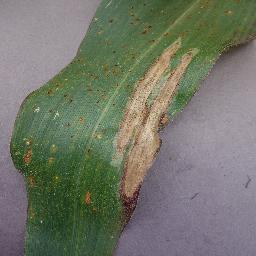
#> input picture data/Blight/39d7cc50-1271-4196-8a7b-ac11b470fe1f___RS_NLB 4163_180deg.JPG, 256 x 256 px; its folder holds only this picture in this run
$ python eda_corn_diseases.py
#> lines starting #> are read from the running program, lines starting #| are printed output that depends on the picture
import os
import numpy as np
import pandas as pd
import matplotlib.pyplot as plt
import seaborn as sns
from PIL import Image
from pathlib import Path
from collections import Counter
import warnings
warnings.filterwarnings('ignore')

# Configuración
DATA_DIR = Path('data')
CLASSES = ['Blight', 'Common_Rust', 'Gray_Leaf_Spot', 'Healthy']
SAMPLE_SIZE = 500  # Para estadísticas de imágenes

def analyze_dataset_distribution():
    """Análisis de distribución de clases"""
    print("=" * 60)
    print("1. DISTRIBUCIÓN DE CLASES")
    print("=" * 60)

    class_counts = {}
    for cls in CLASSES:
        files = list((DATA_DIR / cls).glob('*'))
        class_counts[cls] = len(files)

    df = pd.DataFrame(list(class_counts.items()), columns=['Clase', 'Cantidad'])
    df['Porcentaje'] = (df['Cantidad'] / df['Cantidad'].sum() * 100).round(2)
    print(df.to_string(index=False))
    print(f"\nTotal de imágenes: {df['Cantidad'].sum()}")
    print(f"Balanceo: {(df['Cantidad'].min() / df['Cantidad'].max() * 100):.2f}%")

    return df

def analyze_image_properties():
    """Análisis de propiedades de las imágenes"""
    print("\n" + "=" * 60)
    print("2. PROPIEDADES DE LAS IMÁGENES")
    print("=" * 60)

    properties = []
    for cls in CLASSES:
        files = list((DATA_DIR / cls).glob('*'))[:SAMPLE_SIZE]
        for file in files:
            try:
                img = Image.open(file)
#> img is the input picture: PIL image 256x256 RGB; mean R, G, B 114.7, 118.5, 104.9
                properties.append({
                    'clase': cls,
                    'ancho': img.width,
                    'alto': img.height,
                    'modo': img.mode,
                    'aspecto': img.width / img.height,
                    'tamaño_kb': os.path.getsize(file) / 1024
                })
            except:
                pass

    df = pd.DataFrame(properties)

    # Resumen por clase
    print("\n--- Dimensiones por clase ---")
    for cls in CLASSES:
        cls_data = df[df['clase'] == cls]
        print(f"\n{cls}:")
        print(f"  Ancho: {cls_data['ancho'].mean():.1f} ± {cls_data['ancho'].std():.1f} px")
        print(f"  Alto: {cls_data['alto'].mean():.1f} ± {cls_data['alto'].std():.1f} px")
        print(f"  Ratio aspecto: {cls_data['aspecto'].mean():.3f} ± {cls_data['aspecto'].std():.3f}")
        print(f"  Tamaño: {cls_data['tamaño_kb'].mean():.1f} ± {cls_data['tamaño_kb'].std():.1f} KB")

    # Dimensiones únicas
    print("\n--- Resoluciones únicas ---")
    resolutions = df.groupby(['ancho', 'alto']).size().reset_index(name='count')
#> resolutions = table of 2 rows and 3 columns
    resolutions = resolutions.sort_values('count', ascending=False).head(10)
    for _, row in resolutions.iterrows():
        print(f"  {int(row['ancho'])}x{int(row['alto'])}: {row['count']} imágenes")

    # Modos de color
    print("\n--- Modos de color ---")
    mode_counts = Counter(df['modo'])
    for mode, count in mode_counts.most_common():
        print(f"  {mode}: {count} ({count/len(df)*100:.1f}%)")

    return df

def analyze_pixel_statistics():
    """Análisis estadístico de píxeles"""
    print("\n" + "=" * 60)
    print("3. ESTADÍSTICAS DE PÍXELES")
    print("=" * 60)

    stats = []
    for cls in CLASSES:
        files = list((DATA_DIR / cls).glob('*'))[:SAMPLE_SIZE]
        for file in files:
            try:
                img = np.array(Image.open(file).convert('RGB'))
                stats.append({
                    'clase': cls,
                    'media_r': img[:,:,0].mean(),
                    'media_g': img[:,:,1].mean(),
                    'media_b': img[:,:,2].mean(),
                    'std_r': img[:,:,0].std(),
                    'std_g': img[:,:,1].std(),
                    'std_b': img[:,:,2].std(),
                    'brillo': img.mean(),
                    'contraste': img.std()
                })
            except:
                pass

    df = pd.DataFrame(stats)

    print("\n--- Estadisticas por canal RGB ---")
    for cls in CLASSES:
        cls_data = df[df['clase'] == cls]
        print(f"\n{cls}:")
        print(f"  R: media={cls_data['media_r'].mean():.2f}, std={cls_data['std_r'].mean():.2f}")
        print(f"  G: media={cls_data['media_g'].mean():.2f}, std={cls_data['std_g'].mean():.2f}")
        print(f"  B: media={cls_data['media_b'].mean():.2f}, std={cls_data['std_b'].mean():.2f}")
        print(f"  Brillo: {cls_data['brillo'].mean():.2f} +/- {cls_data['brillo'].std():.2f}")
        print(f"  Contraste: {cls_data['contraste'].mean():.2f} +/- {cls_data['contraste'].std():.2f}")

    return df

def create_visualizations(dist_df, prop_df, pixel_df):
    """Crear visualizaciones"""
    print("\n" + "=" * 60)
    print("4. GENERANDO VISUALIZACIONES")
    print("=" * 60)

    fig = plt.figure(figsize=(20, 12))

    # 1. Distribución de clases
    ax1 = plt.subplot(3, 4, 1)
    sns.barplot(data=dist_df, x='Clase', y='Cantidad', palette='viridis', ax=ax1)
    ax1.set_title('Distribución de Clases', fontsize=12, fontweight='bold')
    ax1.set_xticklabels(ax1.get_xticklabels(), rotation=45, ha='right')

    # 2. Proporción de clases
    ax2 = plt.subplot(3, 4, 2)
    ax2.pie(dist_df['Cantidad'], labels=dist_df['Clase'], autopct='%1.1f%%', startangle=90)
    ax2.set_title('Proporción de Clases', fontsize=12, fontweight='bold')

    # 3. Distribución de anchos
    ax3 = plt.subplot(3, 4, 3)
    for cls in CLASSES:
        data = prop_df[prop_df['clase'] == cls]['ancho']
        ax3.hist(data, alpha=0.5, label=cls, bins=20)
    ax3.set_title('Distribución de Anchos', fontsize=12, fontweight='bold')
    ax3.set_xlabel('Ancho (px)')
    ax3.legend(fontsize=8)

    # 4. Distribución de altos
    ax4 = plt.subplot(3, 4, 4)
    for cls in CLASSES:
        data = prop_df[prop_df['clase'] == cls]['alto']
        ax4.hist(data, alpha=0.5, label=cls, bins=20)
    ax4.set_title('Distribución de Altos', fontsize=12, fontweight='bold')
    ax4.set_xlabel('Alto (px)')
    ax4.legend(fontsize=8)

    # 5. Ratio de aspecto
    ax5 = plt.subplot(3, 4, 5)
    sns.boxplot(data=prop_df, x='clase', y='aspecto', palette='Set2', ax=ax5)
    ax5.set_title('Ratio de Aspecto por Clase', fontsize=12, fontweight='bold')
    ax5.set_xticklabels(ax5.get_xticklabels(), rotation=45, ha='right')
    ax5.set_xlabel('')

    # 6. Tamaño de archivo
    ax6 = plt.subplot(3, 4, 6)
    sns.violinplot(data=prop_df, x='clase', y='tamaño_kb', palette='Set2', ax=ax6)
    ax6.set_title('Tamaño de Archivo (KB)', fontsize=12, fontweight='bold')
    ax6.set_xticklabels(ax6.get_xticklabels(), rotation=45, ha='right')
    ax6.set_xlabel('')

    # 7-9. Distribución de canales RGB
    colors = ['red', 'green', 'blue']
    channels = ['media_r', 'media_g', 'media_b']
    titles = ['Canal Rojo', 'Canal Verde', 'Canal Azul']

    for i, (channel, color, title) in enumerate(zip(channels, colors, titles)):
        ax = plt.subplot(3, 4, 7 + i)
        sns.boxplot(data=pixel_df, x='clase', y=channel, palette=[color]*4, ax=ax)
        ax.set_title(title, fontsize=12, fontweight='bold')
        ax.set_xticklabels(ax.get_xticklabels(), rotation=45, ha='right')
        ax.set_xlabel('')

    # 10. Brillo promedio
    ax10 = plt.subplot(3, 4, 10)
    sns.violinplot(data=pixel_df, x='clase', y='brillo', palette='coolwarm', ax=ax10)
    ax10.set_title('Brillo Promedio', fontsize=12, fontweight='bold')
    ax10.set_xticklabels(ax10.get_xticklabels(), rotation=45, ha='right')
    ax10.set_xlabel('')

    # 11. Contraste
    ax11 = plt.subplot(3, 4, 11)
    sns.violinplot(data=pixel_df, x='clase', y='contraste', palette='coolwarm', ax=ax11)
    ax11.set_title('Contraste', fontsize=12, fontweight='bold')
    ax11.set_xticklabels(ax11.get_xticklabels(), rotation=45, ha='right')
    ax11.set_xlabel('')

    # 12. Correlación RGB
    ax12 = plt.subplot(3, 4, 12)
    corr_data = pixel_df[['media_r', 'media_g', 'media_b']].corr()
    sns.heatmap(corr_data, annot=True, fmt='.2f', cmap='coolwarm', ax=ax12,
                xticklabels=['R', 'G', 'B'], yticklabels=['R', 'G', 'B'])
    ax12.set_title('Correlación Canales RGB', fontsize=12, fontweight='bold')

    plt.tight_layout()
    plt.savefig('eda_corn_diseases.png', dpi=150, bbox_inches='tight')
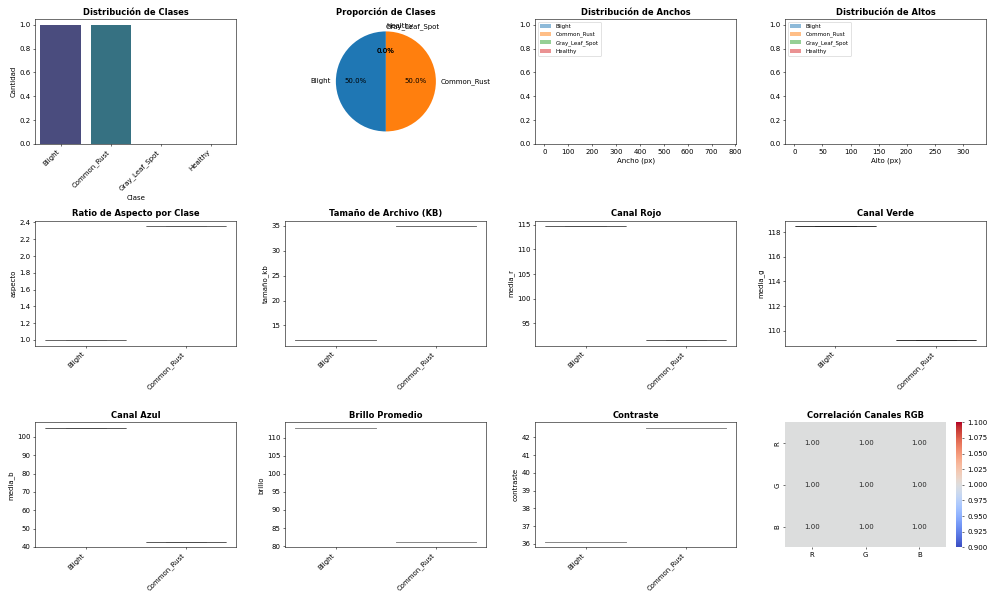
#> figure drawn by matplotlib, 13 panels; panel 3: tallest bar 1 high, from x = 256 to 256; panel 3: tallest bar 1 high, from x = 765 to 765; panel 4: tallest bar 1 high, from x = 256 to 256; panel 4: tallest bar 1 high, from x = 325 to 325.1
    print("\nVisualizaciones guardadas en: eda_corn_diseases.png")

def show_sample_images():
    """Mostrar muestras de cada clase"""
    print("\n" + "=" * 60)
    print("5. MUESTRAS DE IMÁGENES")
    print("=" * 60)

    fig, axes = plt.subplots(4, 5, figsize=(15, 12))

    for i, cls in enumerate(CLASSES):
        files = list((DATA_DIR / cls).glob('*'))[:5]
        for j, file in enumerate(files):
            img = Image.open(file)
            axes[i, j].imshow(img)
            axes[i, j].axis('off')
            if j == 0:
                axes[i, j].set_title(cls, fontsize=12, fontweight='bold', loc='left')

    plt.suptitle('Muestras de Imágenes por Clase', fontsize=16, fontweight='bold')
    plt.tight_layout()
    plt.savefig('samples_corn_diseases.png', dpi=150, bbox_inches='tight')
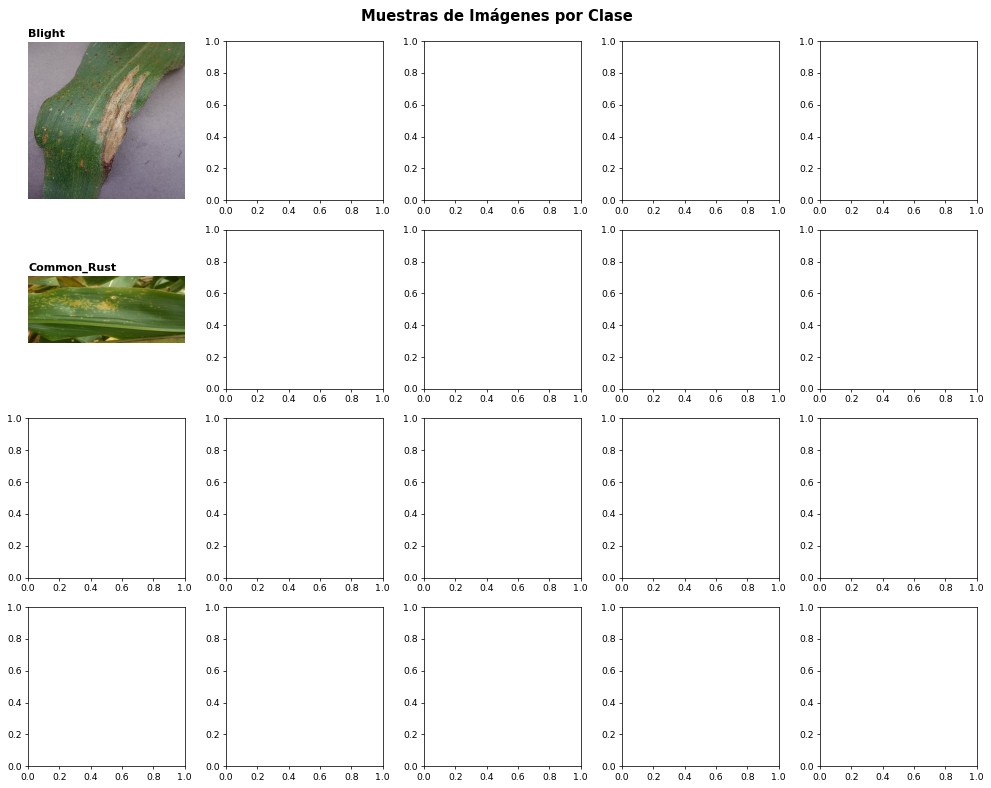
#> figure drawn by matplotlib, 2 panels
    print("\nMuestras guardadas en: samples_corn_diseases.png")

def generate_summary_report(dist_df, prop_df, pixel_df):
    """Generar reporte resumen"""
    print("\n" + "=" * 60)
    print("6. REPORTE RESUMEN")
    print("=" * 60)

    report = []
    report.append("RESUMEN EJECUTIVO - EDA CORN DISEASES")
    report.append("=" * 60)
    report.append(f"\nTotal de imágenes: {dist_df['Cantidad'].sum()}")
    report.append(f"Número de clases: {len(CLASSES)}")
    report.append(f"Clases: {', '.join(CLASSES)}")

    report.append(f"\n--- Balance de clases ---")
    report.append(f"Clase más frecuente: {dist_df.loc[dist_df['Cantidad'].idxmax(), 'Clase']} ({dist_df['Cantidad'].max()} imgs)")
    report.append(f"Clase menos frecuente: {dist_df.loc[dist_df['Cantidad'].idxmin(), 'Clase']} ({dist_df['Cantidad'].min()} imgs)")
    report.append(f"Ratio de balance: {(dist_df['Cantidad'].min() / dist_df['Cantidad'].max() * 100):.2f}%")

    report.append(f"\n--- Caracteristicas de imagenes ---")
    report.append(f"Ancho promedio: {prop_df['ancho'].mean():.1f} +/- {prop_df['ancho'].std():.1f} px")
    report.append(f"Alto promedio: {prop_df['alto'].mean():.1f} +/- {prop_df['alto'].std():.1f} px")
    report.append(f"Ratio aspecto promedio: {prop_df['aspecto'].mean():.3f}")
    report.append(f"Tamano promedio: {prop_df['tamaño_kb'].mean():.1f} KB")

    report.append(f"\n--- Caracteristicas de pixeles ---")
    report.append(f"Brillo promedio: {pixel_df['brillo'].mean():.2f} +/- {pixel_df['brillo'].std():.2f}")
    report.append(f"Contraste promedio: {pixel_df['contraste'].mean():.2f} +/- {pixel_df['contraste'].std():.2f}")
    report.append(f"Canal R: {pixel_df['media_r'].mean():.2f} +/- {pixel_df['std_r'].mean():.2f}")
    report.append(f"Canal G: {pixel_df['media_g'].mean():.2f} +/- {pixel_df['std_g'].mean():.2f}")
    report.append(f"Canal B: {pixel_df['media_b'].mean():.2f} +/- {pixel_df['std_b'].mean():.2f}")

    report.append(f"\n--- Recomendaciones ---")
    if (dist_df['Cantidad'].min() / dist_df['Cantidad'].max()) < 0.8:
        report.append("! Desbalance de clases detectado: considerar data augmentation o class weights")

    unique_sizes = prop_df[['ancho', 'alto']].drop_duplicates().shape[0]
    if unique_sizes > 5:
        report.append(f"! {unique_sizes} resoluciones diferentes: normalizar tamano en preprocessing")

    if pixel_df['brillo'].std() > 30:
        report.append("! Alta variabilidad en brillo: aplicar normalizacion o ecualizacion")

    report_text = '\n'.join(report)
    print(report_text)

    with open('eda_report.txt', 'w', encoding='utf-8') as f:
        f.write(report_text)
    print("\nReporte guardado en: eda_report.txt")

def main():
    """Función principal"""
    print("\n" + "=" * 60)
    print("EDA COMPLETO - CORN DISEASES DETECTION")
    print("=" * 60)

    # Análisis
    dist_df = analyze_dataset_distribution()
    prop_df = analyze_image_properties()
    pixel_df = analyze_pixel_statistics()

    # Visualizaciones
    create_visualizations(dist_df, prop_df, pixel_df)
    show_sample_images()

    # Reporte final
    generate_summary_report(dist_df, prop_df, pixel_df)

    print("\n" + "=" * 60)
    print("EDA COMPLETADO EXITOSAMENTE")
    print("=" * 60)
    print("\nArchivos generados:")
    print("  - eda_corn_diseases.png (visualizaciones)")
    print("  - samples_corn_diseases.png (muestras)")
    print("  - eda_report.txt (reporte resumen)")
    print("\n")

if __name__ == "__main__":
    main()
